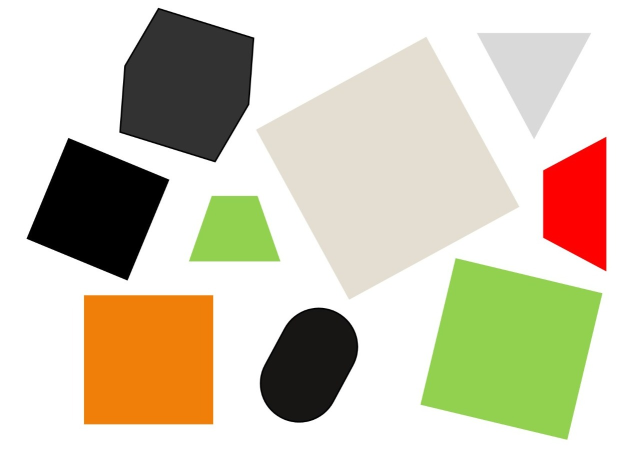
#> input picture 123.jpg, 1279 x 904 px, given in place of task.jpg, which was not available (shown at 1/2 size)
$ python main.py
#> lines starting #> are read from the running program, lines starting #| are printed output that depends on the picture; after the words box and inside, x2 and y2 are one past the last pixel; in counts of white or black regions, pixels touching at a corner belong together; pictures that were not available may be replaced by others from this repository, and a replacement may not be noted

import cv2 as cv
import numpy as np
import imutils   #using this library for bounded rotation of image
''' rotate_image()function for non bounded rotation '''
def rotate_image(image, angle):#function for rotation (not bounded)
    image_center = tuple(np.array(image.shape[1::-1]) / 2)
    #centre at h/2,w/2 of a rectangle
    rot_mat = cv.getRotationMatrix2D(image_center, angle, 1.0)
    #image matrix rotated
    result = cv.warpAffine(image, rot_mat, image.shape[1::-1], flags=cv.INTER_LINEAR)
    #storing in variable
    return result
'''this function does not change the dimensions of the image'''
img=cv.imread('task.jpg')
#> img is the input picture: shape (904, 1279, 3); mean B, G, R 183.9, 204.6, 211.4
gray=cv.cvtColor(img,cv.COLOR_BGR2GRAY)
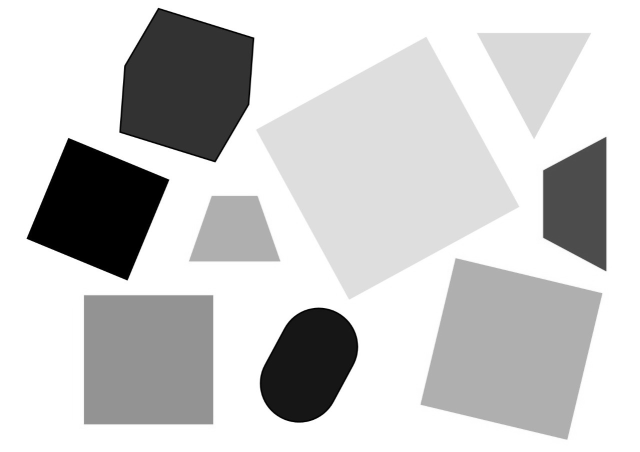
#> gray: shape (904, 1279) (shown at 1/2 size); min 0, max 255, mean 204.2
ret, thresh = cv.threshold(gray, 225, 255, cv.THRESH_BINARY)
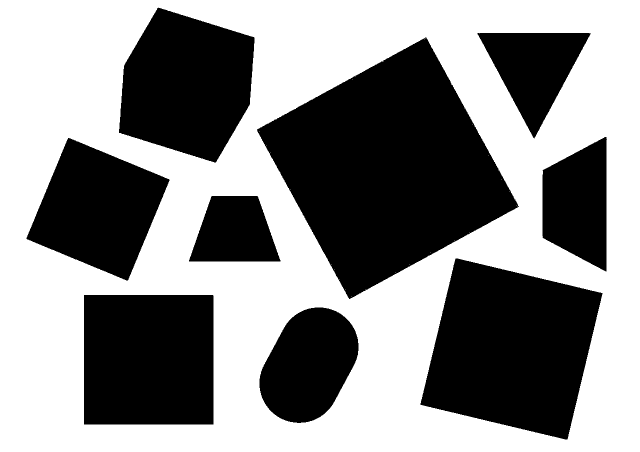
#> thresh: shape (904, 1279) (shown at 1/2 size); 55.2% white; 10 black regions (1 under 20 px)
contours, hierarchies = cv.findContours(thresh, cv.RETR_LIST, cv.CHAIN_APPROX_SIMPLE)
#> contours = 44 contours, 34 with area under 20; largest, box (x1, y1, x2, y2) and area: (0, 0, 1279, 904) 1154034, (513, 74, 1039, 599) 149940, (840, 516, 1206, 880) 91800, (167, 589, 428, 850) 67596, (237, 14, 510, 326) 61541
num1=0
num2=0
num3=0
num4=0
'''these numbers are defined to prevent a specific if statement from repeating itself'''

'''explained later'''
top = np.zeros((img.shape[0],img.shape[1],3),np.uint8)*255
contours1=[]
for i in contours:
    contours1.append(i)
#> this loop made 44 passes
#> i on passes 2, 4, 5, 6, 7, 8, 9, 10, 12, 13, 14, 15: [[703, 593]], [[731, 578]], [[690, 578]], [[679, 559]], [[791, 545]], [[668, 538]], [[819, 528]], [[662, 528]], [[856, 510]], [[861, 505]], [[908, 481]], [[938, 465]]
#> after the loop, contours1 has the same summary as contours
contours=contours1
for c in contours:
    approx = cv.approxPolyDP(c, 0.01 * cv.arcLength(c,True), True)
    if (len(approx)==4 and cv.contourArea(c)>50):#using contour are to remove noises
        rect=cv.minAreaRect(c)
#> this loop made 44 passes
#> (approx, rect) on passes 3, 11, 20, 29, 30, 41, 44: ([[167, 590], [425, 589], [427, 848], [168, 849]], ((297, 719), (260, 260), -90)), ([[911, 516], [1205, 586], [1134, 879], [840, 809]], ((1022.3, 697.5), (303.9, 304.5), -76.53)), ([[422, 392], [514, 391], [561, 522], [378, 523]], ((469, 457), (132, 184), -90)), ([[136, 275], [339, 359], [255, 561], [52, 477]], ((195.5, 418), (221.4, 221.9), -67.49)), ([[1209, 273], [1212, 543], [1084, 474], [1084, 341]], ((1148.6, 407.8), (270, 129.8), -89.78)), ([[852, 74], [1038, 412], [698, 598], [513, 259]], ((775, 335.9), (388.9, 388.6), -28.66)), ([[0, 0], [0, 903], [1278, 903], [1278, 0]], ((639, 451.5), (903, 1278), -90))
for c in contours:
    approx = cv.approxPolyDP(c, 0.01 * cv.arcLength(c,True), True)
#> approx = contour of 10 points, box (x1, y1, x2, y2) (523, 615, 712, 846), area 31326
    if (len(approx)==4 and cv.contourArea(c)>50):#using contour are to remove noises
        rect=cv.minAreaRect(c)
        '''rect stores coordinates of centre of rectangle having minimum area
        which inscribes the contour,hight width,angle at which the rectangle is rotated,these will
        be used in the code afterwards'''
        t=rect[1][1]/rect[1][0]
        if (t>0.9 and t<1.1):
            x=int(rect[0][0])
            y=int(rect[0][1])
            #all squares are detected
            first=img[y,x][0]==79 and img[y,x][1]==209 and img[y,x][2]==146 and num1==0
            second=img[y,x][0]==9 and img[y,x][1]==127 and img[y,x][2]==240 and num2==0
            third=img[y,x][0]==210 and img[y,x][1]==222 and img[y,x][2]==228 and num3==0
            if((first or second or third) and num4==0):
                contours.append(c)
            elif(img[y,x][0]==79 and img[y,x][1]==209 and img[y,x][2]==146 and num1==0 and num4==1):
                '''img[y,x]returns bgr code at the pixel on comparing color
                at centre of square and
                required colour we run following code'''
                num1=num1+1
                wt = cv.imread('LMAO.jpg')
                '''i used online tool which we can find on chev.com to get the id of the aruco markers'''
                gray = cv.cvtColor(wt, cv.COLOR_BGR2GRAY)
                edged = cv.Canny(gray, 30, 200)
                cc, hh = cv.findContours(edged,cv.RETR_EXTERNAL, cv.CHAIN_APPROX_NONE)
                #contours
                '''now we have to align the aruco marker with horizontal'''
                rect1=cv.minAreaRect(cc[0])#only one element in cc
                #minarearect function returns angle at index 2
                wt1=rotate_image(wt, rect1[2])
                area1=rect1[1][1]*rect1[1][0]
                '''storing area for future reference
                (particularly identification of outer edge of aruco marker)'''
                gray1 = cv.cvtColor(wt1, cv.COLOR_BGR2GRAY)
                edged1 = cv.Canny(gray1, 30, 200)
                cc1, hh1 = cv.findContours(edged1,cv.RETR_LIST, cv.CHAIN_APPROX_NONE)
                '''finding contours of aligned aruco marker'''
                l=[]
                for k in range(len(cc1)):
                    l.append(abs(cv.contourArea(cc1[k])-area1))
                ''' finding the contour which fits the aruco marker precisely ,
                the absolute value of difference in area would be minimum,
                difference would not be 0 because contourarea function returns approximate area
                while the area calculated by us is exact'''
                inde=l.index(min(l))
                k1=cc1[inde]
                #storing the contour for further use
                xoff1,yoff1,w1,h1 = cv.boundingRect(k1)
                x_end1 = int(xoff1 + w1)
                y_end1= int(yoff1 + h1)
                wt1=wt1[yoff1:y_end1,xoff1:x_end1]
                #cropping the aligned aruco marker
                wt1 = cv.resize(wt1,(int(rect[1][0]),int(rect[1][1])))
                #rotating aruco marker for putting in main image and blank image
                tran = np.ones((int(rect[1][1]),int(rect[1][0]),3),np.uint8)*255
                #creating blank image for removal of black areas present at corners
                tran=imutils.rotate_bound(tran, rect[2])
                #rotating imagefor puting on main image


                '''the problem that arises here is that the inside of the aruco markers which we will put
                will remain of the color of the box example- green ,orange, black,pink-peach
                to convert this to white i created another image "top"  which is black and of the
                size of main image,we will put all the aruco markers on this black image  aswell and at last
                we will take bitwise or which will put white colour at the center of aruco markers which we will
                place later'''
                tran2 = np.zeros((int(rect[1][1]),int(rect[1][0]),3),np.uint8)*255
                tran2=imutils.rotate_bound(tran2, rect[2])
                tran=cv.bitwise_not(tran)
                wt1=imutils.rotate_bound(wt1, rect[2])
                # similar to tran but for image "top"

                wt2=cv.bitwise_or(tran2,wt1)
                wt1=cv.bitwise_or(tran,wt1)
                xoff=int(rect[0][0] - wt1.shape[0]/2)
                yoff=int(rect[0][1] - wt1.shape[0]/2)
                x_end = int(rect[0][0] + wt1.shape[1]/2)
                y_end = int(rect[0][1] + wt1.shape[0]/2)
                new=img[yoff:y_end,xoff:x_end]
                # here we finally place the aruco markers on main image and image top
                temp=cv.bitwise_not(wt1)
                temp2=cv.bitwise_not(new)
                new=cv.bitwise_or(temp,temp2)
                new=cv.bitwise_not(new)
                fin=top[yoff:y_end,xoff:x_end]
                wt2=cv.bitwise_or(wt2,fin)
                top[yoff:y_end,xoff:x_end]=wt2
                img[yoff:y_end,xoff:x_end] = new
                '''the following if statements are similar to
                the if statement which we have discussed
                but for remaining colours and aruco markers'''
            elif(img[y,x][0]==9 and img[y,x][1]==127 and img[y,x][2]==240 and num2==0 and num4==1):
                num2=num2+1
                xoff,yoff,w,h = cv.boundingRect(c)
                wt = cv.imread('XD.jpg')
                gray = cv.cvtColor(wt, cv.COLOR_BGR2GRAY)
                edged = cv.Canny(gray, 30, 200)
                cc, hh = cv.findContours(edged,cv.RETR_EXTERNAL, cv.CHAIN_APPROX_NONE)
                rect1=cv.minAreaRect(cc[0])
                wt1=rotate_image(wt, rect1[2])
                area1=rect1[1][1]*rect1[1][0]
                gray1 = cv.cvtColor(wt1, cv.COLOR_BGR2GRAY)
                edged1 = cv.Canny(gray1, 30, 200)
                cc1, hh1 = cv.findContours(edged1,cv.RETR_LIST, cv.CHAIN_APPROX_NONE)
                l=[]
                for k in range(len(cc1)):
                    l.append(abs(cv.contourArea(cc1[k])-area1))
                inde=l.index(min(l))
                k1=cc1[inde]
                xoff1,yoff1,w1,h1 = cv.boundingRect(k1)
                x_end1 = int(xoff1 + w1)
                y_end1= int(yoff1 + h1)
                wt1=wt1[yoff1:y_end1,xoff1:x_end1]
                wt1 = cv.resize(wt1,(int(rect[1][0]),int(rect[1][1])))
                tran = np.ones((int(rect[1][1]),int(rect[1][0]),3),np.uint8)*255
                tran=imutils.rotate_bound(tran, rect[2])
                tran2 = np.zeros((int(rect[1][1]),int(rect[1][0]),3),np.uint8)*255
                tran2=imutils.rotate_bound(tran2, rect[2])
                tran=cv.bitwise_not(tran)
                wt1=imutils.rotate_bound(wt1, rect[2])
                wt2=cv.bitwise_or(tran2,wt1)
                wt1=cv.bitwise_or(tran,wt1)
                xoff=int(rect[0][0] - wt1.shape[0]/2)
                yoff=int(rect[0][1] - wt1.shape[0]/2)
                x_end = int(rect[0][0] + wt1.shape[1]/2)
                y_end = int(rect[0][1] + wt1.shape[0]/2)
                new=img[yoff:y_end,xoff:x_end]
                temp=cv.bitwise_not(wt1)
                temp2=cv.bitwise_not(new)
                new=cv.bitwise_or(temp,temp2)
                new=cv.bitwise_not(new)
                fin=top[yoff:y_end,xoff:x_end]
                wt2=cv.bitwise_or(wt2,fin)
                top[yoff:y_end,xoff:x_end]=wt2
                img[yoff:y_end,xoff:x_end] = new
            elif(img[y,x][0]==210 and img[y,x][1]==222 and img[y,x][2]==228 and num3==0 and num4==1):
                num3=num3+1
                xoff,yoff,w,h = cv.boundingRect(c)
                wt = cv.imread('HaHa.jpg')
                gray = cv.cvtColor(wt, cv.COLOR_BGR2GRAY)
                edged = cv.Canny(gray, 30, 200)
                cc, hh = cv.findContours(edged,cv.RETR_EXTERNAL, cv.CHAIN_APPROX_NONE)
                rect1=cv.minAreaRect(cc[0])
                wt1=rotate_image(wt, rect1[2])
                area1=rect1[1][1]*rect1[1][0]
                gray1 = cv.cvtColor(wt1, cv.COLOR_BGR2GRAY)
                edged1 = cv.Canny(gray1, 30, 200)
                cc1, hh1 = cv.findContours(edged1,cv.RETR_LIST, cv.CHAIN_APPROX_NONE)
                l=[]
                for k in range(len(cc1)):
                    l.append(abs(cv.contourArea(cc1[k])-area1))
                inde=l.index(min(l))
                k1=cc1[inde]
                xoff1,yoff1,w1,h1 = cv.boundingRect(k1)
                x_end1 = int(xoff1 + w1)
                y_end1= int(yoff1 + h1)
                wt1=wt1[yoff1:y_end1,xoff1:x_end1]
                wt1 = cv.resize(wt1,(int(rect[1][0]),int(rect[1][1])))
                tran = np.ones((int(rect[1][1]),int(rect[1][0]),3),np.uint8)*255
                tran=imutils.rotate_bound(tran, rect[2])
                tran2 = np.zeros((int(rect[1][1]),int(rect[1][0]),3),np.uint8)*255
                tran2=imutils.rotate_bound(tran2, rect[2])
                tran=cv.bitwise_not(tran)
                wt1=imutils.rotate_bound(wt1, rect[2])
                wt2=cv.bitwise_or(tran2,wt1)
                wt1=cv.bitwise_or(tran,wt1)
                xoff=int(rect[0][0] - wt1.shape[0]/2)
                yoff=int(rect[0][1] - wt1.shape[0]/2)
                x_end = int(rect[0][0] + wt1.shape[1]/2)
                y_end = int(rect[0][1] + wt1.shape[0]/2)
                new=img[yoff:y_end,xoff:x_end]
                temp=cv.bitwise_not(wt1)
                temp2=cv.bitwise_not(new)
                new=cv.bitwise_or(temp,temp2)
                new=cv.bitwise_not(new)
                fin=top[yoff:y_end,xoff:x_end]
                wt2=cv.bitwise_or(wt2,fin)
                top[yoff:y_end,xoff:x_end]=wt2
                img[yoff:y_end,xoff:x_end] = new
            elif(img[y,x][0]<1 and img[y,x][1]<1 and img[y,x][2]<1 and num4==0):
                num4=num4+1
                xoff,yoff,w,h = cv.boundingRect(c)
                wt = cv.imread('Ha.jpg')
                gray = cv.cvtColor(wt, cv.COLOR_BGR2GRAY)
                edged = cv.Canny(gray, 30, 200)
                cc, hh = cv.findContours(edged,cv.RETR_EXTERNAL, cv.CHAIN_APPROX_NONE)
                rect1=cv.minAreaRect(cc[0])
                wt1=rotate_image(wt, rect1[2])
                area1=rect1[1][1]*rect1[1][0]
                gray1 = cv.cvtColor(wt1, cv.COLOR_BGR2GRAY)
                edged1 = cv.Canny(gray1, 30, 200)
                cc1, hh1 = cv.findContours(edged1,cv.RETR_LIST, cv.CHAIN_APPROX_NONE)
                l=[]
                for k in range(len(cc1)):
                    l.append(abs(cv.contourArea(cc1[k])-area1))
                inde=l.index(min(l))
                k1=cc1[inde]
                xoff1,yoff1,w1,h1 = cv.boundingRect(k1)
                x_end1 = int(xoff1 + w1)
                y_end1= int(yoff1 + h1)
                wt1=wt1[yoff1:y_end1,xoff1:x_end1]
                wt1 = cv.resize(wt1,(int(rect[1][0]),int(rect[1][1])))
                tran = np.ones((int(rect[1][1]),int(rect[1][0]),3),np.uint8)*255
                tran=imutils.rotate_bound(tran, rect[2])
                tran2 = np.zeros((int(rect[1][1]),int(rect[1][0]),3),np.uint8)*255
                tran2=imutils.rotate_bound(tran2, rect[2])
                tran=cv.bitwise_not(tran)
                wt1=imutils.rotate_bound(wt1, rect[2])
                wt2=cv.bitwise_or(tran2,wt1)
                wt1=cv.bitwise_or(tran,wt1)
                xoff=int(rect[0][0] - wt1.shape[0]/2)
                yoff=int(rect[0][1] - wt1.shape[0]/2)
                x_end = int(rect[0][0] + wt1.shape[1]/2)
                y_end = int(rect[0][1] + wt1.shape[0]/2)
                new=img[yoff:y_end,xoff:x_end]
                temp=cv.bitwise_not(wt1)
                temp2=cv.bitwise_not(new)
                new=cv.bitwise_or(temp,temp2)
                new=cv.bitwise_not(new)
                fin=top[yoff:y_end,xoff:x_end]
                wt2=cv.bitwise_or(wt2,fin)
                top[yoff:y_end,xoff:x_end]=wt2
                img[yoff:y_end,xoff:x_end] = new

img=cv.bitwise_or(img,top)
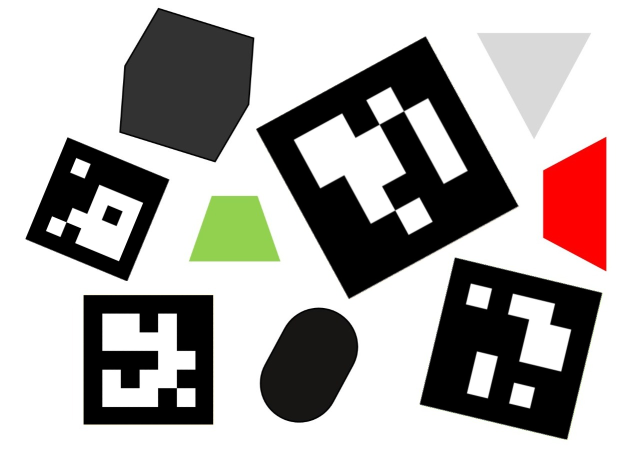
#> img: shape (904, 1279, 3) (shown at 1/2 size); mean B, G, R 170.4, 172.5, 177.1
#this generates the final image with white colour inside all aruco markers
#img=cv.resize(img,(1000,500))
#cv.imshow('j kk',top)
cv.imshow('sdfsdfabc',img)
cv.imwrite("final.png",img)

cv.waitKey(0)
